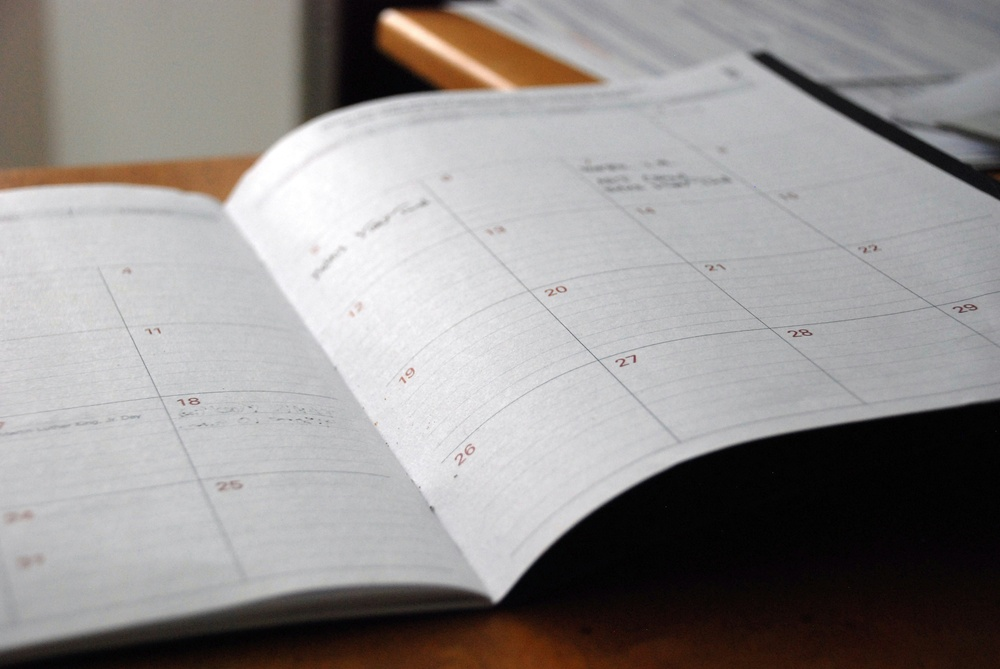
#> input picture media/slider_images/eric-rothermel-FoKO4DpXamQ-unsplash.jpg, 1000 x 669 px, shrunk from 3872 x 2592 before the run
$ python -i utils.py   (imports and definitions only)
#> lines starting #> are read from the running program, lines starting #| are printed output that depends on the picture; after the words box and inside, x2 and y2 are one past the last pixel; in counts of white or black regions, pixels touching at a corner belong together
#> in split_table_into_list, image is the input picture: shape (669, 1000, 3); mean B, G, R 144.6, 145.6, 149
import cv2
import numpy as np


def deskew_image(image):
	# Convert to grayscale
	gray = cv2.cvtColor(image, cv2.COLOR_BGR2GRAY)
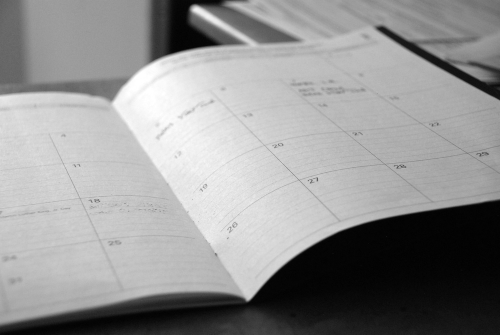
#> gray: shape (669, 1000) (shown at 1/2 size); min 0, max 255, mean 146.5

	# Apply edge detection
	edges = cv2.Canny(gray, 50, 150)
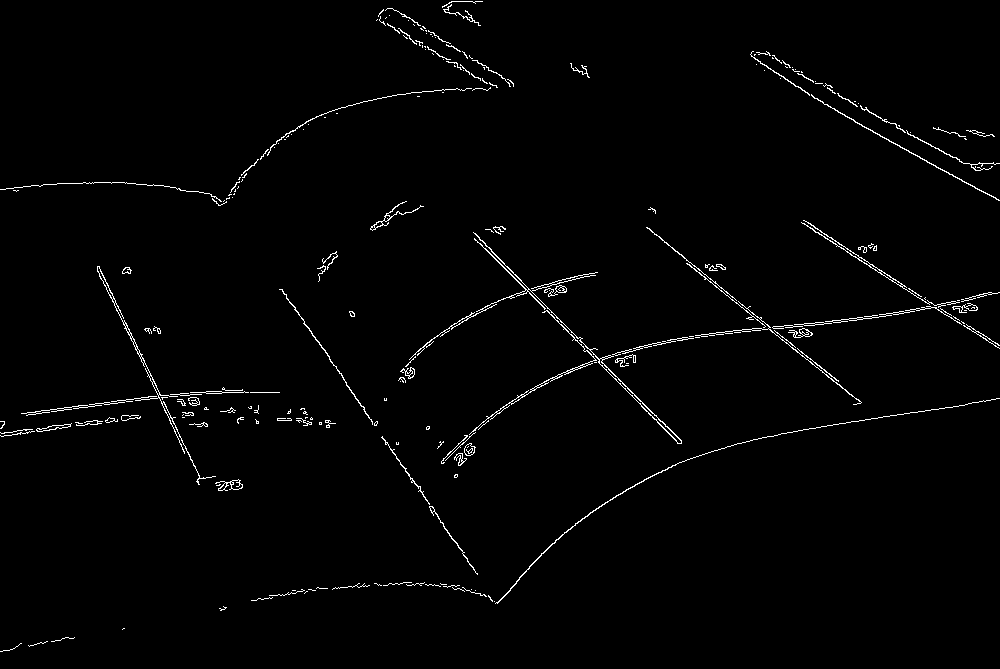
#> edges: shape (669, 1000); 1.5% white in thin lines or dots

	# Find contours in the edge-detected image
	contours, _ = cv2.findContours(edges, cv2.RETR_EXTERNAL, cv2.CHAIN_APPROX_SIMPLE)
#> contours = 230 contours, 193 with area under 20; largest, box (x1, y1, x2, y2) and area: (409, 232, 682, 444) 638, (97, 266, 216, 485) 344, (469, 310, 597, 435) 207, (801, 220, 960, 308) 196, (495, 398, 1000, 604) 127

	# Find the largest rectangular contour (outer table border)
	largest_contour = max(contours, key=cv2.contourArea, default=None)
#> largest_contour = contour of 536 points, box (x1, y1, x2, y2) (409, 232, 682, 444), area 638

	if largest_contour is None:
		print("No table detected.")
		return image  # Return original if no table is found

	# Approximate contour to a polygon
	epsilon = 0.02 * cv2.arcLength(largest_contour, True)
#> epsilon = 32.11
	approx = cv2.approxPolyDP(largest_contour, epsilon, True)
#> approx = contour of 10 points, box (x1, y1, x2, y2) (409, 232, 682, 444), area 216

	if len(approx) != 4:
		print("Couldn't find a proper quadrilateral.")
		return image

	# Order the corner points (top-left, top-right, bottom-right, bottom-left)
	approx = sorted(approx[:, 0], key=lambda p: (p[1], p[0]))  # Sort by y first, then x
	top_left, top_right = sorted(approx[:2], key=lambda p: p[0])
	bottom_left, bottom_right = sorted(approx[2:], key=lambda p: p[0])

	# Define the destination points for a straightened rectangle
	width = max(
		np.linalg.norm(top_right - top_left),
		np.linalg.norm(bottom_right - bottom_left)
	)
	height = max(
		np.linalg.norm(bottom_left - top_left),
		np.linalg.norm(bottom_right - top_right)
	)

	dst_pts = np.array([
		[0, 0],
		[width - 1, 0],
		[width - 1, height - 1],
		[0, height - 1]
	], dtype="float32")

	# Compute the perspective transform matrix
	src_pts = np.array([top_left, top_right, bottom_right, bottom_left], dtype="float32")
	M = cv2.getPerspectiveTransform(src_pts, dst_pts)

	# Warp the image to get a straightened table
	straightened = cv2.warpPerspective(image, M, (int(width), int(height)))

	return straightened


def split_table_into_list(image_path):
	# Load the image
	image = cv2.imread(image_path)

	# Deskew the image
	image = deskew_image(image)

	# Convert to grayscale
	gray = cv2.cvtColor(image, cv2.COLOR_BGR2GRAY)

	# Threshold to binary image
	binary = cv2.adaptiveThreshold(
		gray, 255, cv2.ADAPTIVE_THRESH_GAUSSIAN_C, cv2.THRESH_BINARY_INV, 15, 5
	)
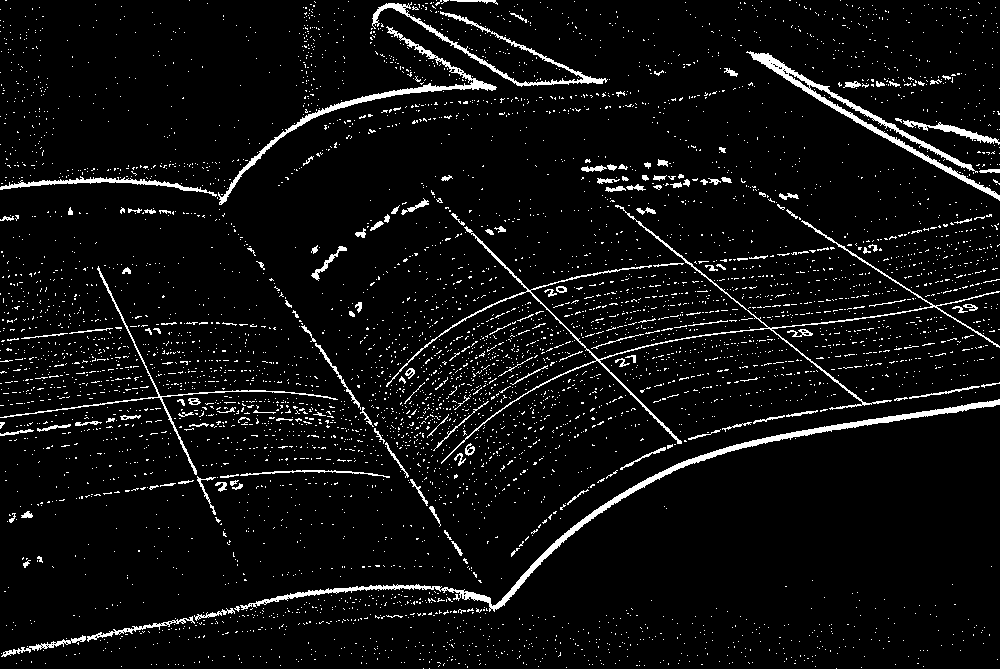
#> binary: shape (669, 1000); 5.5% white in thin lines or dots

	# Detect horizontal and vertical lines
	kernel_h = cv2.getStructuringElement(cv2.MORPH_RECT, (30, 1))  # Horizontal kernel
	kernel_v = cv2.getStructuringElement(cv2.MORPH_RECT, (1, 30))  # Vertical kernel
	horizontal = cv2.morphologyEx(binary, cv2.MORPH_OPEN, kernel_h)
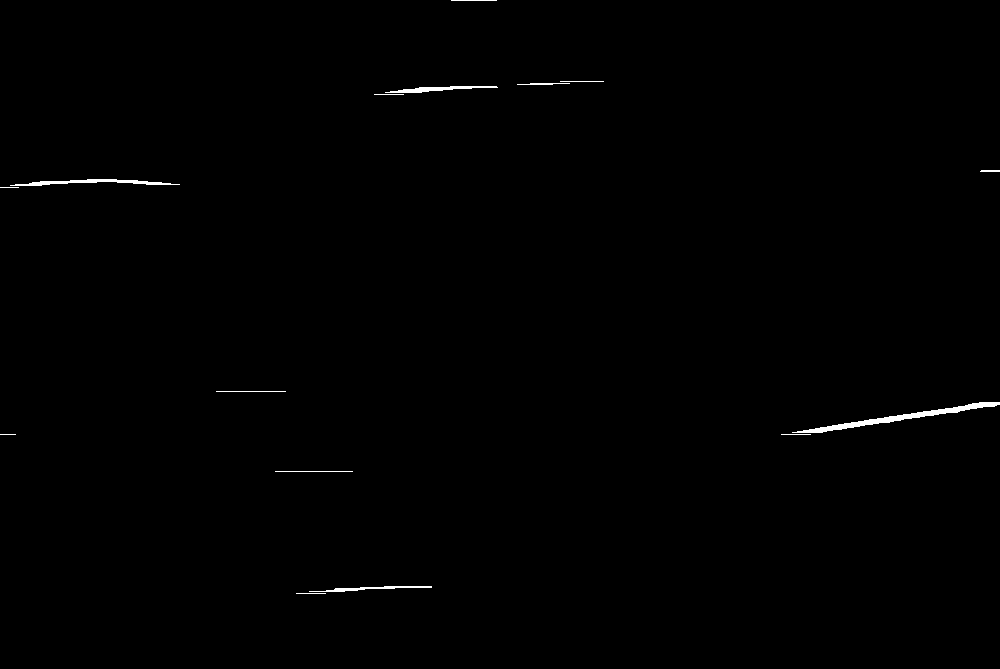
#> horizontal: shape (669, 1000); 0.4% white; 15 white regions (2 under 20 px)
	vertical = cv2.morphologyEx(binary, cv2.MORPH_OPEN, kernel_v)
#> vertical: shape (669, 1000); every value is 0

	grid = cv2.bitwise_or(horizontal, vertical)

	# Inpaint the grid lines
	inpainted_image = cv2.inpaint(image, grid, 3, cv2.INPAINT_TELEA)

	# Find contours in the grid
	contours, _ = cv2.findContours(grid, cv2.RETR_TREE, cv2.CHAIN_APPROX_SIMPLE)
#> contours = 15 contours, 10 with area under 20; largest, box (x1, y1, x2, y2) and area: (792, 402, 1000, 433) 835, (10, 179, 180, 186) 324, (385, 86, 498, 93) 241, (309, 586, 432, 592) 156, (517, 83, 570, 85) 23

	# Create a list of bounding boxes for contours
	bounding_boxes = [cv2.boundingRect(cnt) for cnt in contours]
#> bounding_boxes = 15 items, first 6: (296, 593, 30, 1), (309, 586, 123, 6), (275, 471, 78, 1), (781, 434, 30, 1), (0, 434, 16, 1), (792, 402, 208, 31)

	# Define maximum and minimum expected cell sizes
	min_cell_size = (10, 10)  # Minimum width and height
	max_cell_size = (gray.shape[1] // 3, gray.shape[0] // 5)  # Maximum width and height

	# Filter bounding boxes by size
	filtered_boxes = [
		box
		for box in bounding_boxes
		if min_cell_size[0] < box[2] < max_cell_size[0] and min_cell_size[1] < box[3] < max_cell_size[1]
	]
#> filtered_boxes = [(792, 402, 208, 31)]

	# Sort bounding boxes (by y, then x)
	cell_matrix = []
	row = []
	threshold = 10  # Adjust for row separation tolerance
	prev_y = None
	sorted_boxes = sorted(filtered_boxes, key=lambda b: (b[1], b[0]))
#> sorted_boxes = [(792, 402, 208, 31)]

	# Extract cells into a list
	margin = 5  # Add padding
	for x, y, w, h in sorted_boxes:
		cropped_cell = inpainted_image[
		               max(0, y + margin):min(image.shape[0], y + h - margin),
		               max(0, x + margin):min(image.shape[1], x + w - margin)
		               ]

		if prev_y is not None and abs(y - prev_y) > threshold:
			# Start a new row
			cell_matrix.append(row)
			row = []

		row.append(cropped_cell)
		prev_y = y
#> this loop made 1 pass
#> (x, y, w, h, prev_y) on pass 1: (792, 402, 208, 31, 402)
#> pass 1, in split_table_into_list, `cropped_cell = inpainted_image[ max(0, y + margin):min(image.shape[0],..`:
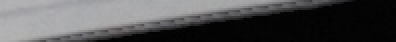
#> cropped_cell: shape (21, 198, 3) (shown 2 times larger); mean B, G, R 83.1, 82.1, 82.1
#> after the loop, cell_matrix = []

	if row:
		cell_matrix.append(row)

	return cell_matrix

>>> result = split_table_into_list('../media/slider_images/eric-rothermel-FoKO4DpXamQ-unsplash.jpg')
#> result = 1 item

$ run again, on media/slider_images/pexels-cottonbro-7428216.jpg
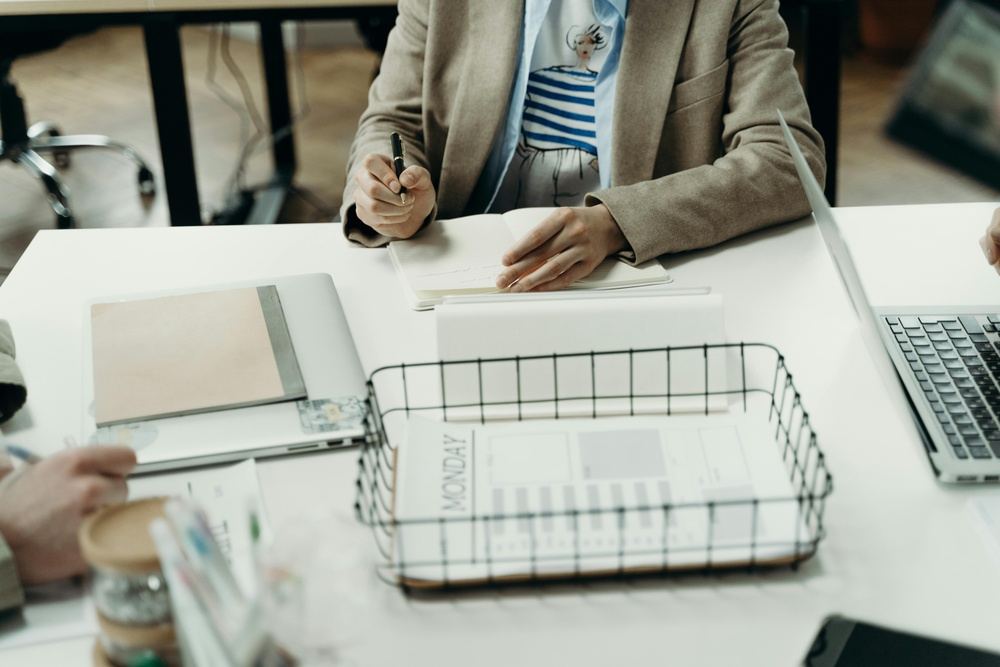
#> input picture media/slider_images/pexels-cottonbro-7428216.jpg, 1000 x 667 px, shrunk from 6000 x 4000 before the run
#> in split_table_into_list, image is the input picture: shape (667, 1000, 3); mean B, G, R 150.4, 160.9, 158.2
#> in deskew_image, `edges = cv2.Canny(gray, 50, 150)`:
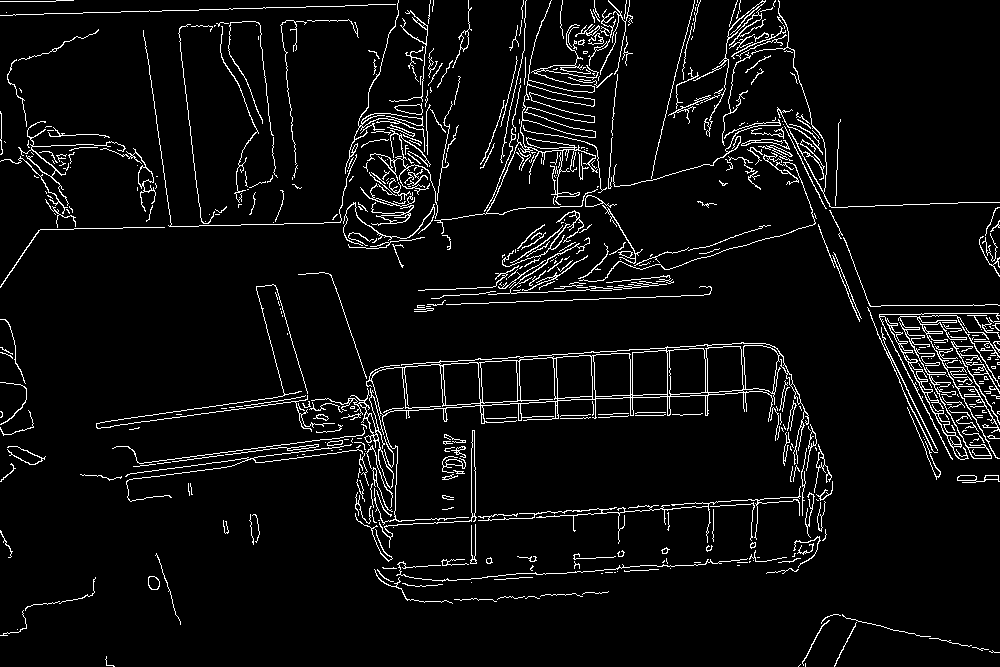
#> edges: shape (667, 1000); 5.4% white in thin lines or dots
#> in deskew_image, `contours, _ = cv2.findContours(edges, cv2.RETR_EXTERNAL, cv2.CHAIN_APP..`: contours = 553 contours, 477 with area under 20; largest, box (x1, y1, x2, y2) and area: (366, 342, 809, 525) 19214, (434, 0, 599, 234) 2118, (879, 313, 1000, 460) 649, (898, 316, 1000, 459) 584, (311, 388, 394, 489) 510
#> largest_contour = contour of 840 points, box (x1, y1, x2, y2) (366, 342, 809, 525), area 19214
#> epsilon = 57.06
#> approx = contour of 9 points, box (x1, y1, x2, y2) (375, 343, 809, 519), area 25066
#> binary: shape (667, 1000); 13.5% white; 2191 white regions (1889 under 20 px), largest, box (x1, y1, x2, y2) and area: (126, 342, 833, 602) 16744, (406, 0, 601, 221) 6970, (143, 25, 356, 227) 3623
#> horizontal: shape (667, 1000); 2.6% white; 61 white regions (3 under 20 px), largest, box (x1, y1, x2, y2) and area: (403, 564, 799, 591) 2792, (0, 5, 399, 20) 1850, (380, 498, 805, 524) 1395
#> vertical: shape (667, 1000); 1.1% white; 53 white regions (4 under 20 px), largest, box (x1, y1, x2, y2) and area: (178, 34, 198, 227) 838, (150, 48, 172, 228) 757, (832, 76, 838, 209) 507
#> grid: shape (667, 1000); 3.7% white; 90 white regions (6 under 20 px)
#> in split_table_into_list, `contours, _ = cv2.findContours(grid, cv2.RETR_TREE, cv2.CHAIN_APPROX_S..`: contours = 105 contours, 34 with area under 20; largest, box (x1, y1, x2, y2) and area: (390, 343, 773, 424) 18791, (403, 520, 799, 591) 2414, (150, 34, 342, 228) 1765, (668, 347, 706, 395) 1626, (706, 345, 744, 394) 1606
#> bounding_boxes = 105 items, first 6: (981, 655, 19, 1), (179, 650, 1, 17), (809, 649, 2, 18), (909, 639, 30, 1), (118, 625, 41, 1), (171, 611, 1, 30)
#> filtered_boxes = 22 items, first 6: (128, 463, 112, 13), (254, 448, 105, 11), (97, 406, 162, 18), (444, 405, 38, 16), (481, 403, 39, 17), (519, 400, 38, 19)
#> sorted_boxes = 22 items, first 6: (262, 22, 11, 114), (0, 118, 22, 43), (509, 178, 73, 30), (662, 243, 89, 12), (706, 345, 38, 49), (668, 347, 38, 48)
#> the loop in split_table_into_list, `for x, y, w, h in sorted_boxes:` made 22 passes
#> (x, y, w, h, prev_y) on passes 1 to 8: (262, 22, 11, 114, 22), (0, 118, 22, 43, 118), (509, 178, 73, 30, 178), (662, 243, 89, 12, 243), (706, 345, 38, 49, 345), (668, 347, 38, 48, 347), (631, 350, 38, 46, 350), (592, 352, 39, 46, 352)
#> pass 3, in split_table_into_list, `cropped_cell = inpainted_image[ max(0, y + margin):min(image.shape[0],..`:
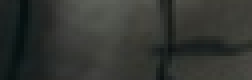
#> cropped_cell: shape (20, 63, 3) (shown 4 times larger); mean B, G, R 49.7, 53.6, 51
#> after the loop in split_table_into_list, `for x, y, w, h in sorted_boxes:`: cell_matrix = 7 items
#> result = 8 items

$ run again, on media/slider_images/pexels-michaela-87369-295826.jpg
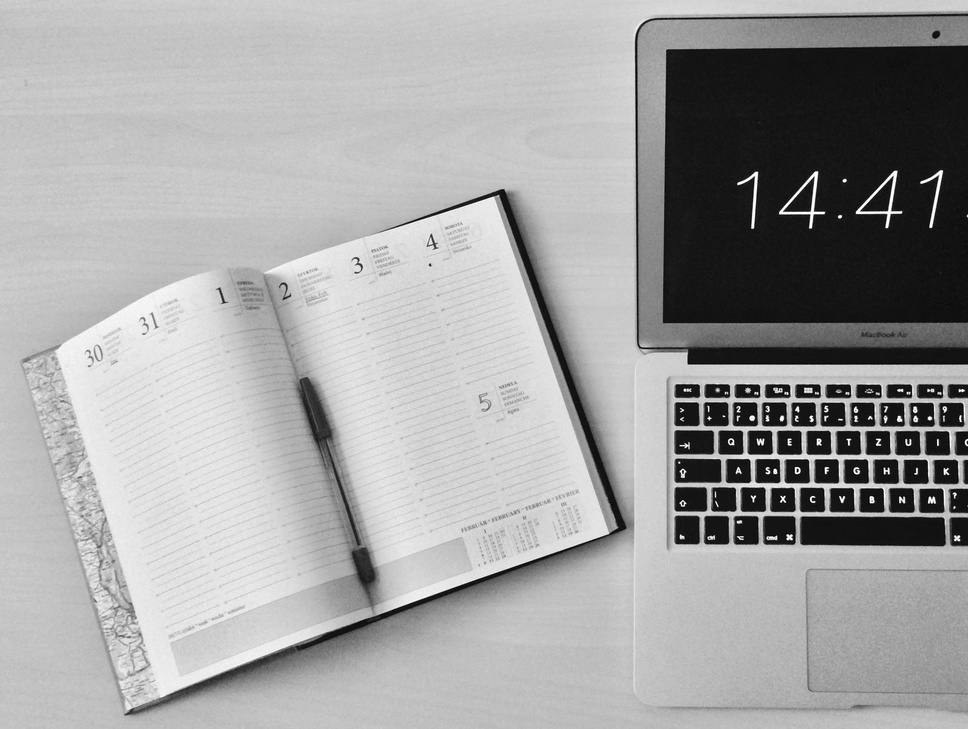
#> input picture media/slider_images/pexels-michaela-87369-295826.jpg, 968 x 729 px, shrunk from 2474 x 1862 before the run
#> in split_table_into_list, image is the input picture: shape (729, 968, 3); min 0, max 255, mean 162
#> in deskew_image, `edges = cv2.Canny(gray, 50, 150)`:
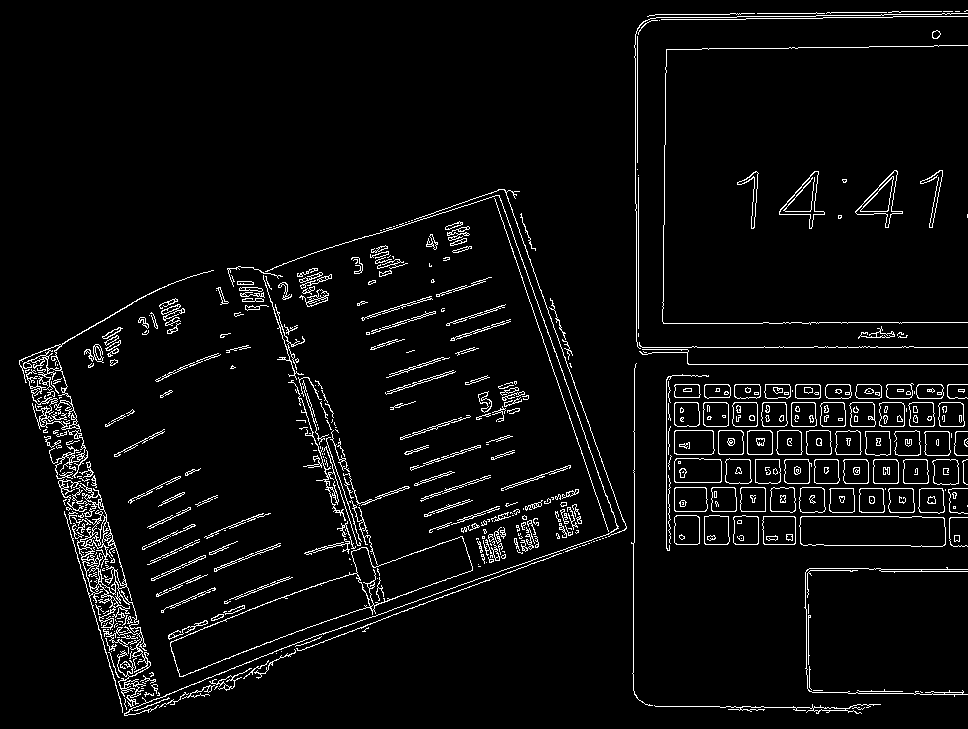
#> edges: shape (729, 968); 4.6% white in thin lines or dots
#> in deskew_image, `contours, _ = cv2.findContours(edges, cv2.RETR_EXTERNAL, cv2.CHAIN_APP..`: contours = 446 contours, 287 with area under 20; largest, box (x1, y1, x2, y2) and area: (170, 536, 473, 677) 11766, (799, 516, 946, 547) 4176, (64, 483, 151, 713) 2702, (674, 458, 722, 483) 1103, (855, 170, 903, 228) 960
#> largest_contour = contour of 496 points, box (x1, y1, x2, y2) (170, 536, 473, 677), area 11766
#> epsilon = 16.36
#> approx = [[463, 538], [375, 567], [353, 550], [356, 573], [171, 641], [179, 676], [470, 571]]
#> binary: shape (729, 968); 13.1% white; 6852 white regions (6443 under 20 px), largest, box (x1, y1, x2, y2) and area: (124, 189, 627, 716) 6412, (20, 268, 213, 711) 4879, (635, 13, 968, 365) 4550
#> horizontal: shape (729, 968); 1.4% white; 31 white regions (1 under 20 px), largest, box (x1, y1, x2, y2) and area: (688, 360, 968, 365) 1309, (667, 46, 968, 53) 1255, (664, 319, 968, 323) 1216
#> vertical: shape (729, 968); 0.5% white; 13 white regions, largest, box (x1, y1, x2, y2) and area: (663, 50, 670, 324) 1117, (635, 33, 639, 348) 778, (667, 378, 669, 552) 346
#> in split_table_into_list, `grid = cv2.bitwise_or(horizontal, vertical)`:
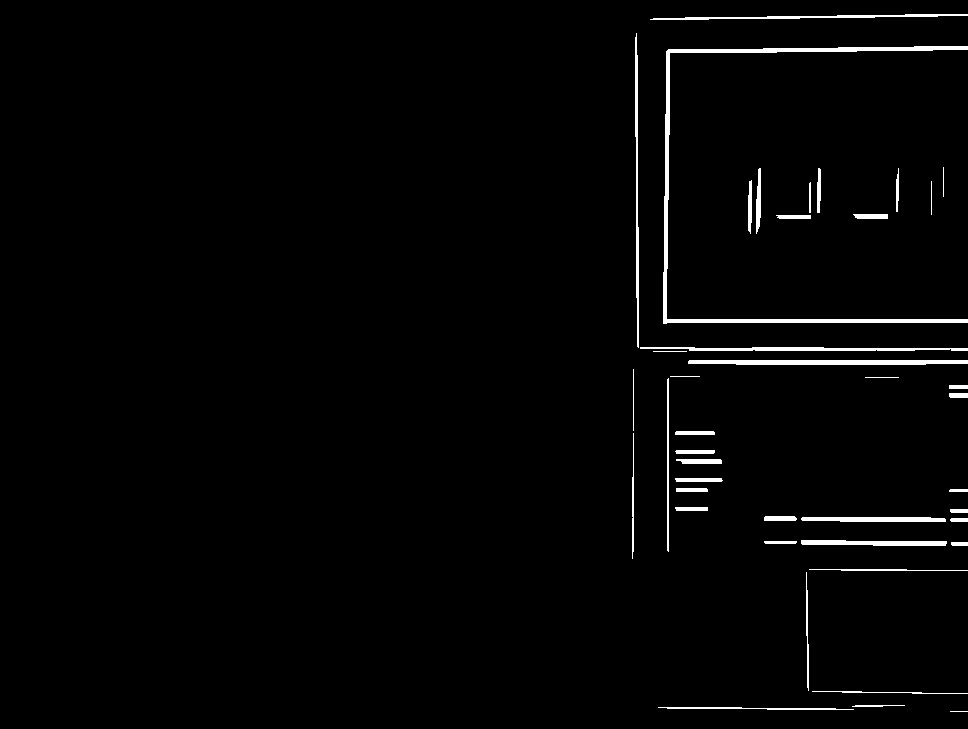
#> grid: shape (729, 968); 1.9% white; 42 white regions (1 under 20 px)
#> in split_table_into_list, `contours, _ = cv2.findContours(grid, cv2.RETR_TREE, cv2.CHAIN_APPROX_S..`: contours = 42 contours, 7 with area under 20; largest, box (x1, y1, x2, y2) and area: (663, 46, 968, 324) 2692, (688, 360, 968, 365) 1026, (640, 347, 968, 351) 642, (801, 540, 947, 546) 551, (801, 517, 946, 522) 522
#> bounding_boxes = 42 items, first 6: (950, 711, 18, 1), (658, 707, 196, 3), (852, 705, 53, 2), (812, 691, 156, 3), (806, 572, 3, 119), (809, 569, 159, 2)
#> filtered_boxes = []
